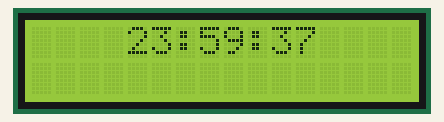
Simulated run of this sketch. Board: Arduino Uno, built with avr-gcc and run on an emulated ATmega328P. Parts: 16×2 character LCD.

Above: at 0.1 s.
At 4.1 s:
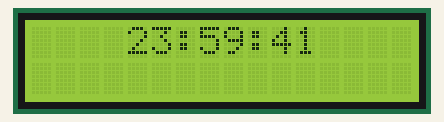
At 9.1 s:
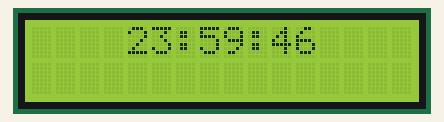
At 19.2 s:
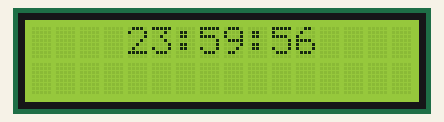
At 28.2 s:
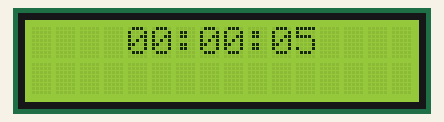
At 38.3 s:
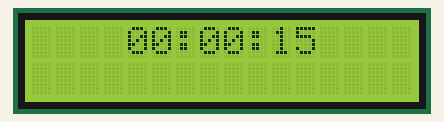

Measured:
- what the display in image 1 shows lasts 1.0 s, from 4.1 s to 5.1 s

The sketch:

Relogio_Digital.ino
```cpp
#include <LiquidCrystal.h>

#define RS 2
#define EN 3
#define D4 4
#define D5 5
#define D6 6
#define D7 7
int hora = 23, minuto = 59, segundo = 37;

LiquidCrystal lcd(RS, EN, D4, D5, D6, D7);

void setup() {
  lcd.begin(16, 2);
}

void loop() {
  //IMPRESSÃO
  lcd.clear();
  lcd.setCursor(4, 0);
  if(hora < 10){
    lcd.print("0");
  }
  lcd.print(hora);
  lcd.print(":");
  if(minuto < 10){
    lcd.print("0");
  }
  lcd.print(minuto);
  lcd.print(":");
  if(segundo < 10){
    lcd.print("0");
  }
  lcd.print(segundo);

  //CONTAGEM
  segundo++;
  if(segundo >= 60){
    segundo = 0;
    minuto++;
  }
  if(minuto >= 60){
    minuto = 0;
    hora++;
  }
  if(hora >= 24){
    hora = 0;
  }
  delay(1000);
}
```
